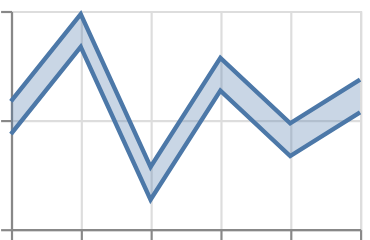

Express this chart as Vega-Lite.
### Vega-Lite specification from a JSON file in a GitHub repository (floating-point values rounded to 4 significant figures)
{"$schema": "https://vega.github.io/schema/vega-lite/v6.json", "padding": 5, "autosize": "none", "data": {"values": [{"c": "A", "g": "p", "x": 1, "v": 3.8, "lo": 3, "hi": 8, "e": 0.5, "t": "2024-01-05"}, {"c": "A", "g": "p", "x": 1, "v": 5.1, "lo": 3, "hi": 8, "e": 0.8, "t": "2024-01-15"}, {"c": "A", "g": "p", "x": 1, "v": 6.4, "lo": 3, "hi": 8, "e": 1.1, "t": "2024-01-25"}, {"c": "A", "g": "q", "x": 2, "v": 7.8, "lo": 7, "hi": 12, "e": 0.5, "t": "2024-02-05"}, {"c": "A", "g": "q", "x": 2, "v": 9.1, "lo": 7, "hi": 12, "e": 0.8, "t": "2024-02-15"}, {"c": "A", "g": "q", "x": 2, "v": 10.4, "lo": 7, "hi": 12, "e": 1.1, "t": "2024-02-25"}, {"c": "B", "g": "p", "x": 3, "v": 0.8, "lo": 0, "hi": 5, "e": 0.5, "t": "2024-03-05"}, {"c": "B", "g": "p", "x": 3, "v": 2.1, "lo": 0, "hi": 5, "e": 0.8, "t": "2024-03-15"}, {"c": "B", "g": "p", "x": 3, "v": 3.4, "lo": 0, "hi": 5, "e": 1.1, "t": "2024-03-25"}, {"c": "B", "g": "q", "x": 4, "v": 5.8, "lo": 5, "hi": 10, "e": 0.5, "t": "2024-05-05"}, {"c": "B", "g": "q", "x": 4, "v": 7.1, "lo": 5, "hi": 10, "e": 0.8, "t": "2024-05-15"}, {"c": "B", "g": "q", "x": 4, "v": 8.4, "lo": 5, "hi": 10, "e": 1.1, "t": "2024-05-25"}, {"c": "C", "g": "p", "x": 5, "v": 2.8, "lo": 2, "hi": 7, "e": 0.5, "t": "2024-07-05"}, {"c": "C", "g": "p", "x": 5, "v": 4.1, "lo": 2, "hi": 7, "e": 0.8, "t": "2024-07-15"}, {"c": "C", "g": "p", "x": 5, "v": 5.4, "lo": 2, "hi": 7, "e": 1.1, "t": "2024-07-25"}, {"c": "C", "g": "q", "x": 6, "v": 4.8, "lo": 4, "hi": 9, "e": 0.5, "t": "2024-09-05"}, {"c": "C", "g": "q", "x": 6, "v": 6.1, "lo": 4, "hi": 9, "e": 0.8, "t": "2024-09-15"}, {"c": "C", "g": "q", "x": 6, "v": 7.4, "lo": 4, "hi": 9, "e": 1.1, "t": "2024-09-25"}]}, "width": 160, "height": 100, "mark": {"type": "errorband", "borders": true}, "encoding": {"x": {"field": "x", "type": "quantitative"}, "y": {"field": "v", "type": "quantitative"}}}
